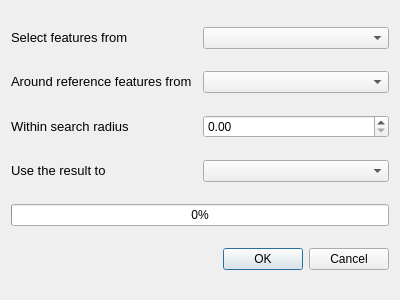
<?xml version="1.0" encoding="UTF-8"?>
<ui version="4.0">
 <class>Dialog</class>
 <widget class="QDialog" name="Dialog">
  <property name="geometry">
   <rect>
    <x>0</x>
    <y>0</y>
    <width>400</width>
    <height>300</height>
   </rect>
  </property>
  <property name="windowTitle">
   <string>Select by Radius</string>
  </property>
  <layout class="QGridLayout" name="gridLayout">
   <item row="0" column="0">
    <widget class="QLabel" name="label">
     <property name="text">
      <string>&lt;html&gt;&lt;head/&gt;&lt;body&gt;&lt;p&gt;&lt;span style=&quot; font-size:10pt;&quot;&gt;Select features from&lt;/span&gt;&lt;/p&gt;&lt;/body&gt;&lt;/html&gt;</string>
     </property>
    </widget>
   </item>
   <item row="0" column="1">
    <widget class="QgsMapLayerComboBox" name="cmbTargetLayer">
     <property name="filters">
      <set>QgsMapLayerProxyModel::HasGeometry</set>
     </property>
    </widget>
   </item>
   <item row="1" column="0">
    <widget class="QLabel" name="label_2">
     <property name="text">
      <string>&lt;html&gt;&lt;head/&gt;&lt;body&gt;&lt;p&gt;&lt;span style=&quot; font-size:10pt;&quot;&gt;Around reference features from&lt;/span&gt;&lt;/p&gt;&lt;/body&gt;&lt;/html&gt;</string>
     </property>
    </widget>
   </item>
   <item row="1" column="1">
    <widget class="QgsMapLayerComboBox" name="mMapLayerComboBox">
     <property name="filters">
      <set>QgsMapLayerProxyModel::HasGeometry</set>
     </property>
    </widget>
   </item>
   <item row="2" column="0">
    <widget class="QLabel" name="label_3">
     <property name="text">
      <string>&lt;html&gt;&lt;head/&gt;&lt;body&gt;&lt;p&gt;&lt;span style=&quot; font-size:10pt;&quot;&gt;Within search radius&lt;/span&gt;&lt;/p&gt;&lt;/body&gt;&lt;/html&gt;</string>
     </property>
    </widget>
   </item>
   <item row="2" column="1">
    <widget class="QgsDoubleSpinBox" name="spnRadius"/>
   </item>
   <item row="3" column="0">
    <widget class="QLabel" name="label_4">
     <property name="text">
      <string>&lt;html&gt;&lt;head/&gt;&lt;body&gt;&lt;p&gt;&lt;span style=&quot; font-size:10pt;&quot;&gt;Use the result to&lt;/span&gt;&lt;/p&gt;&lt;/body&gt;&lt;/html&gt;</string>
     </property>
    </widget>
   </item>
   <item row="3" column="1">
    <widget class="QComboBox" name="cmbSelectionMode"/>
   </item>
   <item row="4" column="0" colspan="2">
    <widget class="QProgressBar" name="progressBar">
     <property name="value">
      <number>0</number>
     </property>
    </widget>
   </item>
   <item row="5" column="0" colspan="2">
    <widget class="QDialogButtonBox" name="buttonBox">
     <property name="orientation">
      <enum>Qt::Horizontal</enum>
     </property>
     <property name="standardButtons">
      <set>QDialogButtonBox::Cancel|QDialogButtonBox::Ok</set>
     </property>
    </widget>
   </item>
  </layout>
 </widget>
 <customwidgets>
  <customwidget>
   <class>QgsDoubleSpinBox</class>
   <extends>QDoubleSpinBox</extends>
   <header>qgsdoublespinbox.h</header>
  </customwidget>
  <customwidget>
   <class>QgsMapLayerComboBox</class>
   <extends>QComboBox</extends>
   <header>qgsmaplayercombobox.h</header>
  </customwidget>
 </customwidgets>
 <resources/>
 <connections>
  <connection>
   <sender>buttonBox</sender>
   <signal>accepted()</signal>
   <receiver>Dialog</receiver>
   <slot>accept()</slot>
   <hints>
    <hint type="sourcelabel">
     <x>248</x>
     <y>254</y>
    </hint>
    <hint type="destinationlabel">
     <x>157</x>
     <y>274</y>
    </hint>
   </hints>
  </connection>
  <connection>
   <sender>buttonBox</sender>
   <signal>rejected()</signal>
   <receiver>Dialog</receiver>
   <slot>reject()</slot>
   <hints>
    <hint type="sourcelabel">
     <x>316</x>
     <y>260</y>
    </hint>
    <hint type="destinationlabel">
     <x>286</x>
     <y>274</y>
    </hint>
   </hints>
  </connection>
 </connections>
</ui>
